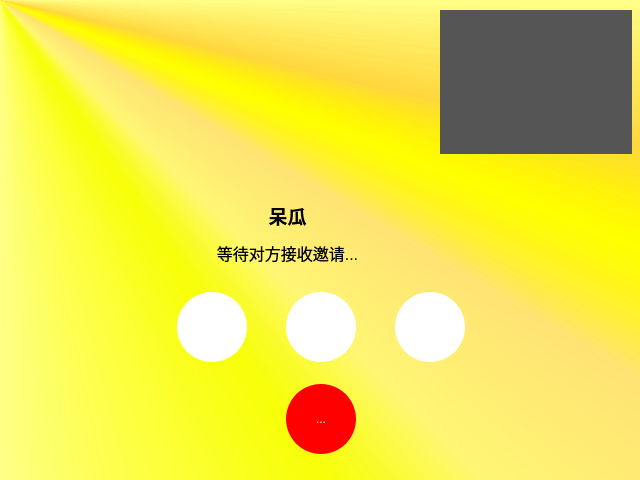
<?xml version="1.0" encoding="UTF-8"?>
<ui version="4.0">
 <class>VideoWidget</class>
 <widget class="QWidget" name="VideoWidget">
  <property name="geometry">
   <rect>
    <x>0</x>
    <y>0</y>
    <width>640</width>
    <height>480</height>
   </rect>
  </property>
  <property name="windowTitle">
   <string>视频通话</string>
  </property>
  <property name="styleSheet">
   <string notr="true">#VideoWidget{
background-color: qconicalgradient(cx:0, cy:0, angle:135, stop:0 rgba(255, 255, 0, 69), stop:0.375 rgba(255, 255, 0, 69), stop:0.423533 rgba(251, 255, 0, 145), stop:0.45 rgba(247, 255, 0, 208), stop:0.477581 rgba(255, 244, 71, 130), stop:0.518717 rgba(255, 218, 71, 130), stop:0.55 rgba(255, 255, 0, 255), stop:0.57754 rgba(255, 203, 0, 130), stop:0.625 rgba(255, 255, 0, 69), stop:1 rgba(255, 255, 0, 69));
}</string>
  </property>
  <widget class="QLabel" name="local_label">
   <property name="geometry">
    <rect>
     <x>440</x>
     <y>10</y>
     <width>192</width>
     <height>144</height>
    </rect>
   </property>
   <property name="styleSheet">
    <string notr="true">background-color: rgb(85, 85, 85);</string>
   </property>
   <property name="text">
    <string/>
   </property>
   <property name="scaledContents">
    <bool>true</bool>
   </property>
   <property name="alignment">
    <set>Qt::AlignCenter</set>
   </property>
  </widget>
  <widget class="QWidget" name="layoutWidget">
   <property name="geometry">
    <rect>
     <x>50</x>
     <y>290</y>
     <width>541</width>
     <height>168</height>
    </rect>
   </property>
   <layout class="QHBoxLayout" name="horizontalLayout" stretch="1,0,1">
    <item>
     <spacer name="horizontalSpacer_3">
      <property name="orientation">
       <enum>Qt::Horizontal</enum>
      </property>
      <property name="sizeHint" stdset="0">
       <size>
        <width>92</width>
        <height>20</height>
       </size>
      </property>
     </spacer>
    </item>
    <item>
     <layout class="QVBoxLayout" name="verticalLayout">
      <property name="spacing">
       <number>20</number>
      </property>
      <item>
       <layout class="QGridLayout" name="gridLayout">
        <item row="0" column="3">
         <spacer name="horizontalSpacer_2">
          <property name="orientation">
           <enum>Qt::Horizontal</enum>
          </property>
          <property name="sizeHint" stdset="0">
           <size>
            <width>19</width>
            <height>17</height>
           </size>
          </property>
         </spacer>
        </item>
        <item row="0" column="4">
         <widget class="QToolButton" name="video_toolBtn">
          <property name="minimumSize">
           <size>
            <width>70</width>
            <height>70</height>
           </size>
          </property>
          <property name="styleSheet">
           <string notr="true">QToolButton {
    border-radius: 35px; /* 使按钮边缘变圆 */
    background-color: rgb(255, 255, 255); /* 按钮的背景颜色 */
    color: white; /* 文本颜色 */
    border: 2px solid white; /* 边框颜色和大小 */
    padding: 5px; /* 按钮内部的填充 */
}</string>
          </property>
          <property name="text">
           <string>...</string>
          </property>
          <property name="icon">
           <iconset resource="../../resource.qrc">
            <normaloff>:/resource/chat/videoUI.png</normaloff>:/resource/chat/videoUI.png</iconset>
          </property>
          <property name="iconSize">
           <size>
            <width>50</width>
            <height>50</height>
           </size>
          </property>
         </widget>
        </item>
        <item row="0" column="2">
         <widget class="QToolButton" name="voice_toolBtn">
          <property name="minimumSize">
           <size>
            <width>70</width>
            <height>70</height>
           </size>
          </property>
          <property name="styleSheet">
           <string notr="true">QToolButton {
    border-radius: 35px; /* 使按钮边缘变圆 */
    background-color: rgb(255, 255, 255); /* 按钮的背景颜色 */
    color: white; /* 文本颜色 */
    border: 2px solid white; /* 边框颜色和大小 */
    padding: 5px; /* 按钮内部的填充 */
}</string>
          </property>
          <property name="text">
           <string>...</string>
          </property>
          <property name="icon">
           <iconset resource="../../resource.qrc">
            <normaloff>:/resource/chat/voice.png</normaloff>:/resource/chat/voice.png</iconset>
          </property>
          <property name="iconSize">
           <size>
            <width>50</width>
            <height>50</height>
           </size>
          </property>
         </widget>
        </item>
        <item row="0" column="1">
         <spacer name="horizontalSpacer">
          <property name="orientation">
           <enum>Qt::Horizontal</enum>
          </property>
          <property name="sizeHint" stdset="0">
           <size>
            <width>19</width>
            <height>17</height>
           </size>
          </property>
         </spacer>
        </item>
        <item row="0" column="0">
         <widget class="QToolButton" name="microphone_toolBtn">
          <property name="minimumSize">
           <size>
            <width>70</width>
            <height>70</height>
           </size>
          </property>
          <property name="styleSheet">
           <string notr="true">QToolButton {
    border-radius: 35px; /* 使按钮边缘变圆 */
    background-color: rgb(255, 255, 255); /* 按钮的背景颜色 */
    color: white; /* 文本颜色 */
    border: 2px solid white; /* 边框颜色和大小 */
    padding: 5px; /* 按钮内部的填充 */
}</string>
          </property>
          <property name="text">
           <string>...</string>
          </property>
          <property name="icon">
           <iconset resource="../../resource.qrc">
            <normaloff>:/resource/chat/microphone.png</normaloff>:/resource/chat/microphone.png</iconset>
          </property>
          <property name="iconSize">
           <size>
            <width>50</width>
            <height>50</height>
           </size>
          </property>
         </widget>
        </item>
       </layout>
      </item>
      <item>
       <layout class="QHBoxLayout" name="horizontalLayout_2">
        <item>
         <spacer name="horizontalSpacer_5">
          <property name="orientation">
           <enum>Qt::Horizontal</enum>
          </property>
          <property name="sizeHint" stdset="0">
           <size>
            <width>92</width>
            <height>20</height>
           </size>
          </property>
         </spacer>
        </item>
        <item>
         <widget class="QToolButton" name="call_toolBtn">
          <property name="minimumSize">
           <size>
            <width>70</width>
            <height>70</height>
           </size>
          </property>
          <property name="styleSheet">
           <string notr="true">QToolButton {
    border-radius: 35px; /* 使按钮边缘变圆 */
	background-color: rgb(255, 0, 0); /* 按钮的背景颜色 */
    color: white; /* 文本颜色 */
    border: 2px solid rgb(255, 0, 0); /* 边框颜色和大小 */
    padding: 5px; /* 按钮内部的填充 */
}</string>
          </property>
          <property name="text">
           <string>...</string>
          </property>
          <property name="icon">
           <iconset resource="../../resource.qrc">
            <normaloff>:/resource/chat/hang_up.png</normaloff>:/resource/chat/hang_up.png</iconset>
          </property>
          <property name="iconSize">
           <size>
            <width>50</width>
            <height>50</height>
           </size>
          </property>
         </widget>
        </item>
        <item>
         <spacer name="horizontalSpacer_6">
          <property name="orientation">
           <enum>Qt::Horizontal</enum>
          </property>
          <property name="sizeHint" stdset="0">
           <size>
            <width>92</width>
            <height>20</height>
           </size>
          </property>
         </spacer>
        </item>
       </layout>
      </item>
     </layout>
    </item>
    <item>
     <spacer name="horizontalSpacer_4">
      <property name="orientation">
       <enum>Qt::Horizontal</enum>
      </property>
      <property name="sizeHint" stdset="0">
       <size>
        <width>92</width>
        <height>20</height>
       </size>
      </property>
     </spacer>
    </item>
   </layout>
  </widget>
  <widget class="QLabel" name="remote_label">
   <property name="geometry">
    <rect>
     <x>0</x>
     <y>0</y>
     <width>640</width>
     <height>480</height>
    </rect>
   </property>
   <property name="sizePolicy">
    <sizepolicy hsizetype="Preferred" vsizetype="Preferred">
     <horstretch>0</horstretch>
     <verstretch>0</verstretch>
    </sizepolicy>
   </property>
   <property name="minimumSize">
    <size>
     <width>640</width>
     <height>480</height>
    </size>
   </property>
   <property name="maximumSize">
    <size>
     <width>640</width>
     <height>480</height>
    </size>
   </property>
   <property name="text">
    <string/>
   </property>
   <property name="scaledContents">
    <bool>true</bool>
   </property>
   <property name="wordWrap">
    <bool>true</bool>
   </property>
  </widget>
  <widget class="QLabel" name="nickname_label">
   <property name="geometry">
    <rect>
     <x>230</x>
     <y>200</y>
     <width>115</width>
     <height>30</height>
    </rect>
   </property>
   <property name="font">
    <font>
     <family>Microsoft JhengHei UI</family>
     <pointsize>14</pointsize>
     <weight>75</weight>
     <bold>true</bold>
    </font>
   </property>
   <property name="styleSheet">
    <string notr="true">color: rgb(0, 0, 0);</string>
   </property>
   <property name="text">
    <string>呆瓜</string>
   </property>
   <property name="alignment">
    <set>Qt::AlignCenter</set>
   </property>
  </widget>
  <widget class="QLabel" name="status_label">
   <property name="geometry">
    <rect>
     <x>200</x>
     <y>240</y>
     <width>175</width>
     <height>26</height>
    </rect>
   </property>
   <property name="font">
    <font>
     <pointsize>12</pointsize>
    </font>
   </property>
   <property name="styleSheet">
    <string notr="true">color: rgb(0, 0, 0);</string>
   </property>
   <property name="text">
    <string>等待对方接收邀请...</string>
   </property>
   <property name="alignment">
    <set>Qt::AlignCenter</set>
   </property>
  </widget>
  <widget class="QLabel" name="head_label">
   <property name="geometry">
    <rect>
     <x>220</x>
     <y>30</y>
     <width>150</width>
     <height>150</height>
    </rect>
   </property>
   <property name="minimumSize">
    <size>
     <width>150</width>
     <height>150</height>
    </size>
   </property>
   <property name="styleSheet">
    <string notr="true"/>
   </property>
   <property name="text">
    <string/>
   </property>
   <property name="pixmap">
    <pixmap resource="../../resource.qrc">:/resource/chat/styjx.jpg</pixmap>
   </property>
   <property name="scaledContents">
    <bool>true</bool>
   </property>
   <property name="alignment">
    <set>Qt::AlignCenter</set>
   </property>
  </widget>
  <zorder>remote_label</zorder>
  <zorder>nickname_label</zorder>
  <zorder>status_label</zorder>
  <zorder>head_label</zorder>
  <zorder>local_label</zorder>
  <zorder>layoutWidget</zorder>
 </widget>
 <resources>
  <include location="../../resource.qrc"/>
 </resources>
 <connections/>
</ui>
